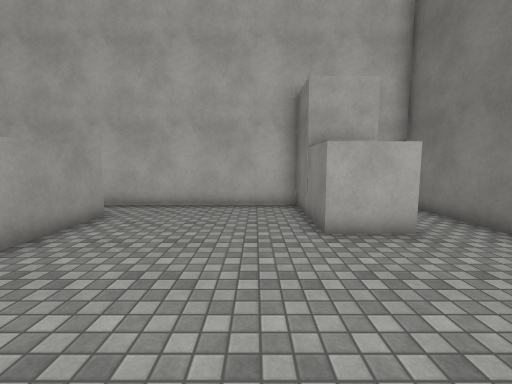
View 1 (above)

16 first-person views from a walk through a scene from a Unity 3-D project. The camera is 1.5 m above the floor, tilts 6° down and sees 90° across. The floor is counted in squares, 1 m on a side. Each view is taken from the middle of a square. On the plan, view 1 faces up. The plan holds only what a view shows up to about 13 squares ahead; the rest is blank. The place goes on beyond the plan. The player is left out. Surface patterns are stand-ins for the level's own textures.

View 2
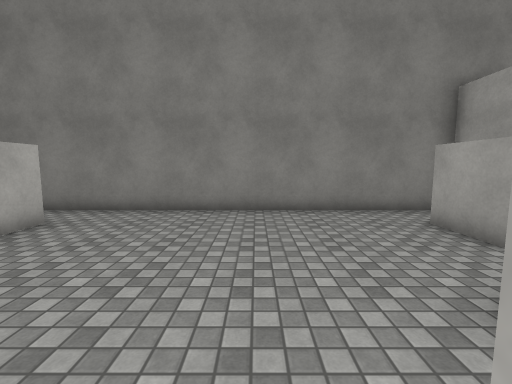

View 3
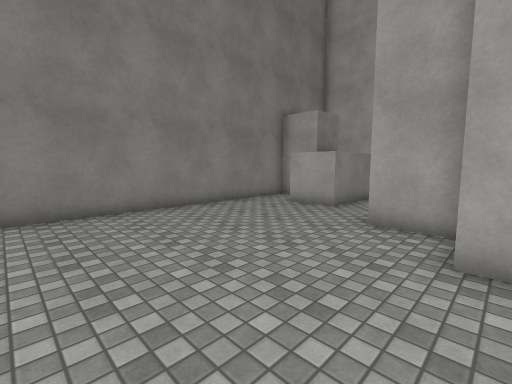

View 4
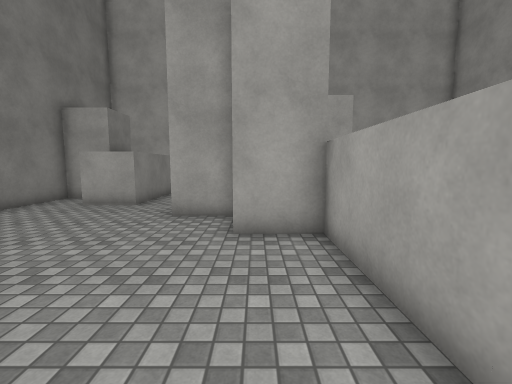

View 5
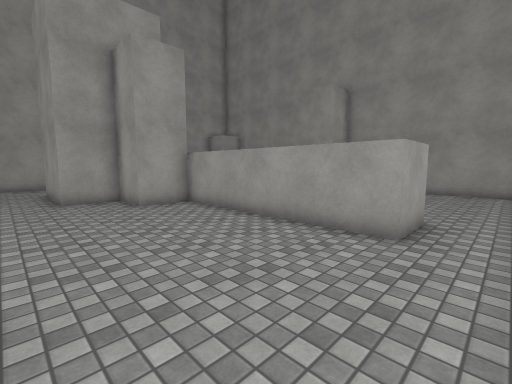

View 6
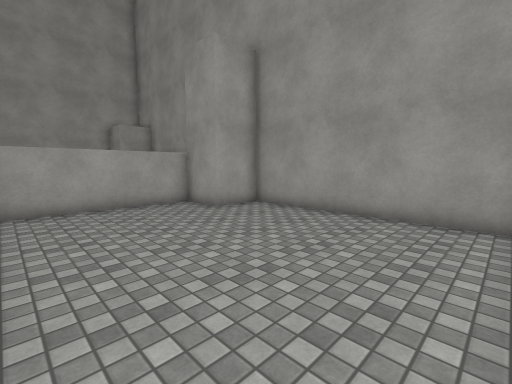

View 7
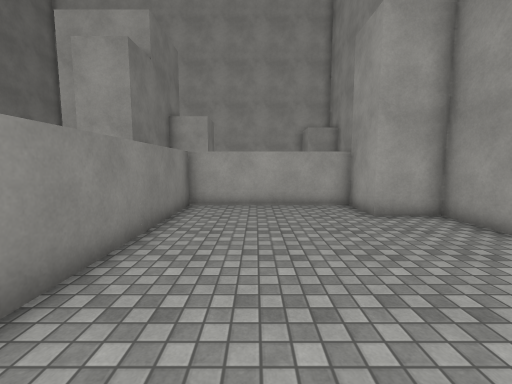

View 8
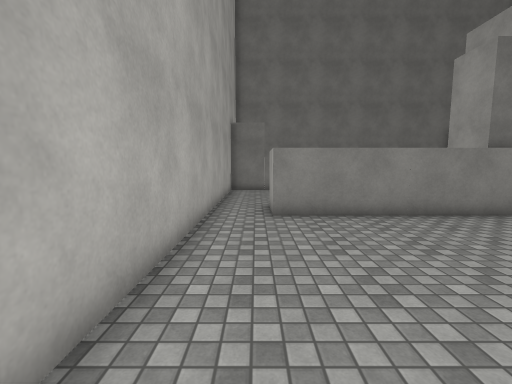

View 9
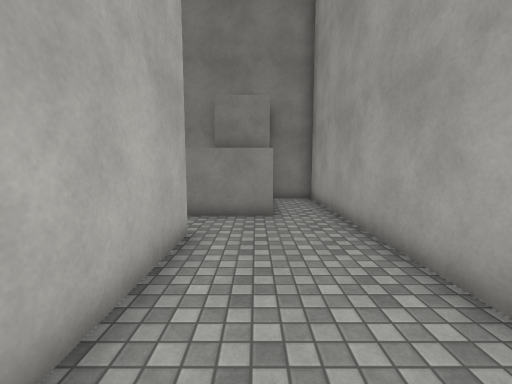

View 10
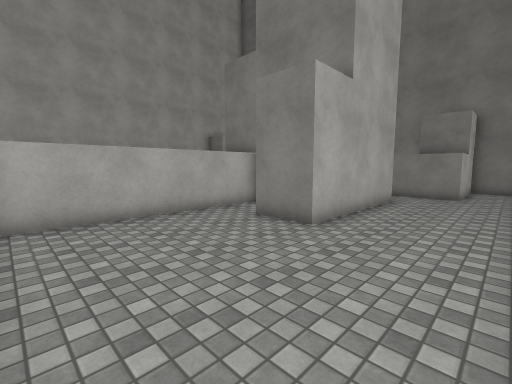

View 11
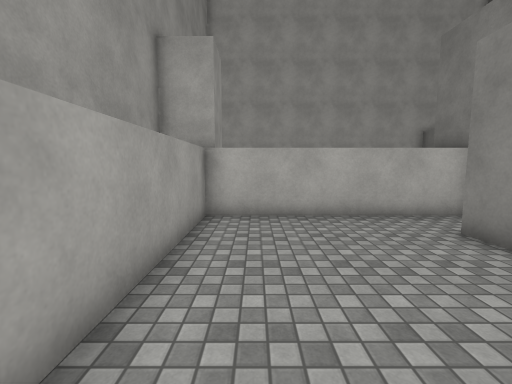

View 12
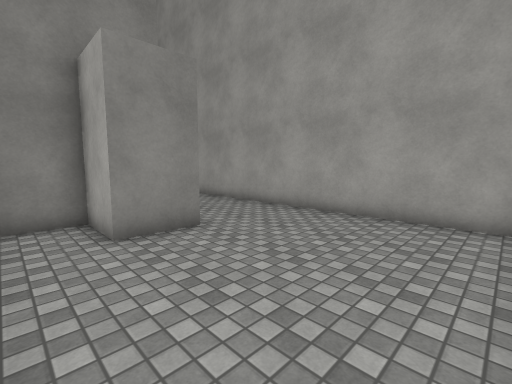

View 13
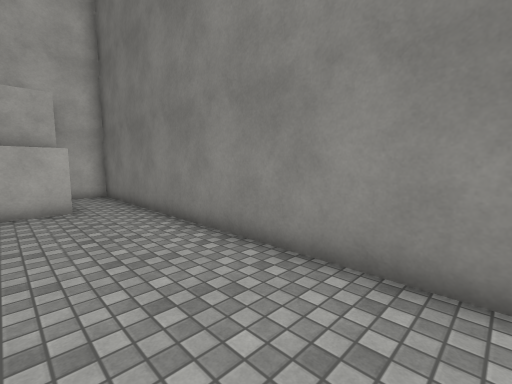

View 14
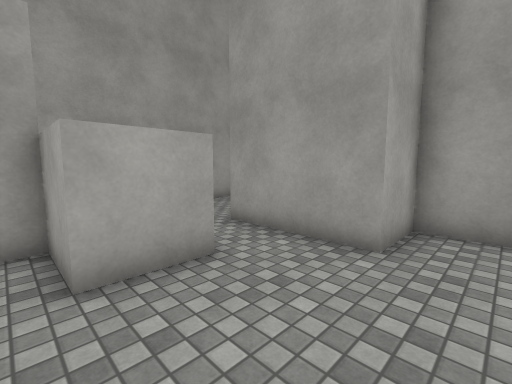

View 15
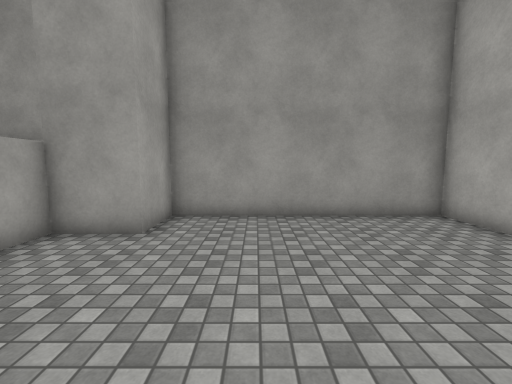

View 16
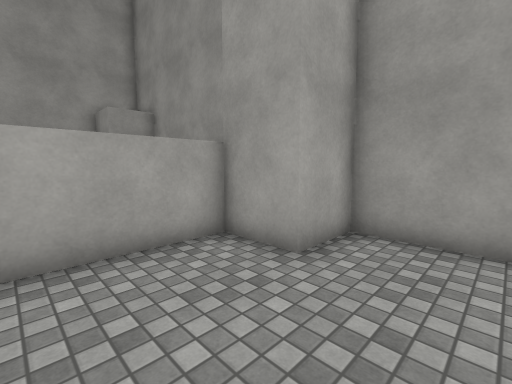

### Floor plan
Points are (right, up) in squares from view 1. A wall is a line through its corners. A room is listed if a view was taken in it or the views show most of it. See-through windows are left out.
Room 1 (views 1, 2, 3, 4, 5, 13, 14)
walls: (1.6, 9.5) (-4.6, 9.5); (-4.5, 7.5) (-4.5, -0.5) (-2.5, -0.5) (-2.5, -2.5) (-0.5, -2.5) (-0.5, -6.5); (1.5, -6.5) (1.5, -4.5) (3.5, -4.5) (3.5, -6.5); (5.5, -6.5) (5.5, 9.5) (4.1, 9.5); (3.4, -8.5) (1.5, -8.5); (1.5, -10.5) (5.5, -10.5) (5.5, -8.8)
ways out: opening at (-5.5, 8.5) to room 2; opening at (0.5, -5.5) to room 3; opening at (2.5, -9.5) to room 3
objects: cube (2, 6) to (3, 7); block (2, 8) to (3, 9); block (4, -8) to (5, -7)
Room 2 (views 6, 7, 8, 15, 16)
walls: (-4.6, 9.5) (-14.5, 9.5) (-14.5, 1.5) (-12.5, 1.5) (-12.5, -0.5) (-6.5, -0.5) (-6.5, 7.5) (-4.5, 7.5)
ways out: opening at (-5.5, 8.5) to room 1
Room 3 (views 9, 10, 11, 12)
walls: (-4.5, -4.6) (-4.5, -2.9); (-4.5, -2.5) (-12.5, -2.5) (-12.5, -8.6); (-12.1, -10.5) (1.5, -10.5); (-0.5, -6.5) (-4.6, -6.5); (1.5, -8.5) (1.5, -6.5)
ways out: opening at (0.5, -5.5) to room 1; opening at (2.5, -9.5) to room 1
objects: block (-14, -10) to (-13, -9); block (-6, -6) to (-5, -5)

Positions as (right, up) in squares from view 1, and headings:
1: (0, 0), facing up
2: (-3, 0), facing right
3: (-3, 4), facing down-right
4: (-3, 5), facing down
5: (1, 9), facing down-left
6: (-7, 9), facing down-left
7: (-9, 9), facing down
8: (-14, 8), facing right
9: (-6, -8), facing right
10: (-12, -10), facing up-right
11: (-11, -10), facing up
12: (-12, -3), facing down-right
13: (2, -4), facing up-right
14: (4, -1), facing down-left
15: (-7, 4), facing left
16: (-9, 4), facing down-left
